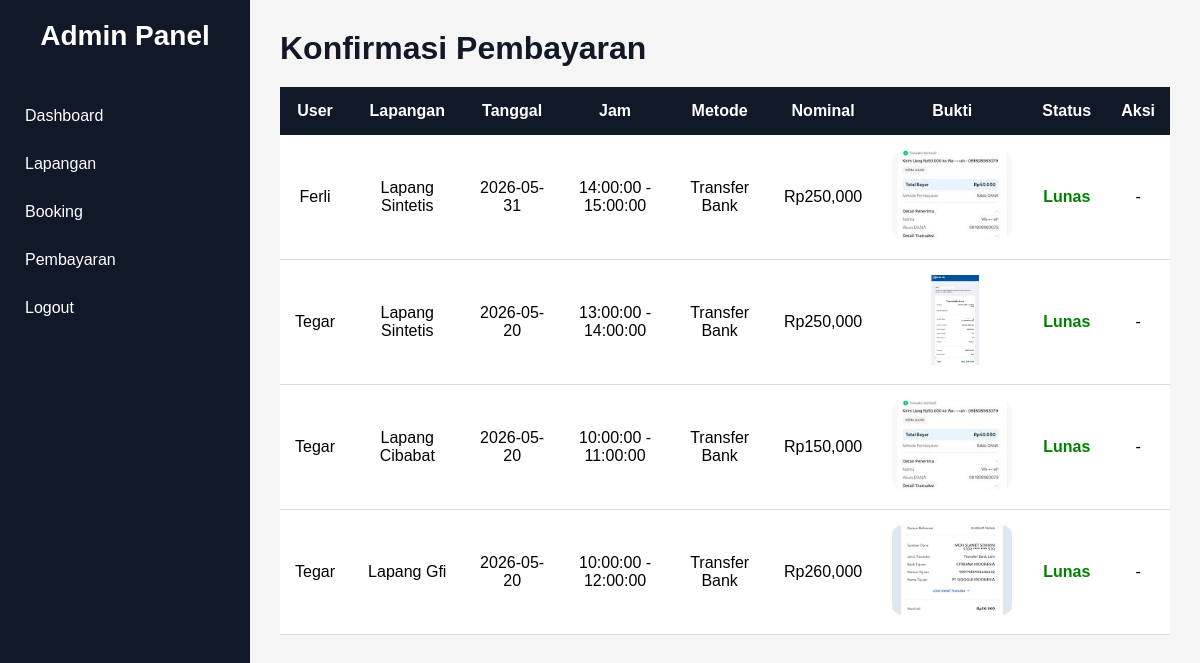
The page /PemesananLapanganFutsal/Admin/Pembayaran_admin.php (signed in) on the database its author committed.
### tables this page shows
CREATE TABLE `ttransaksi` (
  `Id_transaksi` int(11) NOT NULL,
  `Id_booking` int(11) DEFAULT NULL,
  `Metode_pembayaran` varchar(50) DEFAULT NULL,
  `Nominal` int(11) DEFAULT NULL,
  `Status_pembayaran` enum('menunggu','lunas','ditolak') DEFAULT 'menunggu',
  `Bukti_pembayaran` varchar(255) NOT NULL,
  `Tanggal` datetime DEFAULT current_timestamp()
);

CREATE TABLE `tbooking` (
  `Id_booking` int(11) NOT NULL,
  `Username` varchar(100) NOT NULL,
  `Id_lapang` int(11) NOT NULL,
  `Tanggal` date NOT NULL,
  `Jam_mulai` time NOT NULL,
  `Jam_selesai` time NOT NULL,
  `Status` varchar(50) NOT NULL
);

CREATE TABLE `tlapang` (
  `Id_lapang` int(11) NOT NULL,
  `Nama_lapangan` varchar(100) NOT NULL,
  `Harga` int(11) NOT NULL,
  `Deskripsi` text NOT NULL,
  `Gambar` varchar(255) DEFAULT NULL
);

### PemesananLapanganFutsal/Admin/Pembayaran_admin.php (the view, shortened to what this page needs)
<?php
require_once("../config/koneksi.php");
$query = "SELECT
ttransaksi.*,
tbooking.Username,
tbooking.Tanggal,
tbooking.Jam_mulai,
tbooking.Jam_selesai,
tlapang.Nama_lapangan
FROM ttransaksi
INNER JOIN tbooking
ON ttransaksi.Id_booking =
tbooking.Id_booking
INNER JOIN tlapang
ON tbooking.Id_lapang =
tlapang.Id_lapang
ORDER BY Id_transaksi DESC";
$result = mysqli_query($koneksi, $query);
?>
<!DOCTYPE html>
<html>
<head>
    <link rel="stylesheet" href="../asset/css/admin.css">
</head>
<body>
    <?php include "Layout_admin.php"; ?>
    <h1>Konfirmasi Pembayaran</h1>
    <div class="table-container">
        <table class="table-lapangan">
            <tr>
                <th>User</th>
                <th>Lapangan</th>
                <th>Tanggal</th>
                <th>Jam</th>
                <th>Metode</th>
                <th>Nominal</th>
                <th>Bukti</th>
                <th>Status</th>
                <th>Aksi</th>
            </tr>
            <?php while (
                $row = mysqli_fetch_assoc($result)
            ) { ?>
                <tr>
                    <td>
                        <?= $row['Username']; ?>
                    </td>
                    <td>
                        <?= $row['Nama_lapangan']; ?>
                    </td>
                    <td>
                        <?= $row['Tanggal']; ?>
                    </td>
                    <td>
                        <?= $row['Jam_mulai']; ?>
                        -
                        <?= $row['Jam_selesai']; ?>
                    </td>
                    <td>
                        <?= $row['Metode_pembayaran']; ?>
                    </td>
                    <td>
                        Rp<?= number_format($row['Nominal']); ?>
                    </td>
                    <td>
                    <a href="../asset/bukti/"<?= $row['Bukti_pembayaran']; ?>target="_blank">
                        <img src="../asset/bukti/<?=$row['Bukti_pembayaran']; ?>" width="100" height="100" style="object-fit: cover; border-radius:10px;">
                    </a>
                    </td>
                    <td>
                        <?php
                        if (
                            $row['Status_pembayaran']
                            == 'menunggu'
                        ) {
                            echo "<span class='status status-menunggu'>
            Menunggu
            </span>";
                        } elseif (
                            $row['Status_pembayaran']
                            == 'lunas'
                        ) {
                            echo "<span class='status status-disetujui'>
            Lunas
            </span>";
                        } else {
                            echo "<span class='status status-ditolak'>
            Ditolak
            </span>";
                        }
                        ?>
                    </td>
                    <td>
                        <?php
                        if (
                            $row['Status_pembayaran']
                            == 'menunggu'
                        ) {
                            ?>
                            <a href="Action/Approve_pembayaran.php?id=
    <?= $row['Id_transaksi']; ?>">
                                Approve
                            </a>
                            |
                            <a href="Action/Disapprove_pembayaran.php?id=
    <?= $row['Id_transaksi']; ?>">
                                Tolak
                            </a>
                        <?php } else { ?>
                            -
                        <?php } ?>
                    </td>
                </tr>
            <?php } ?>
        </table>
    </div>
    <?php include "Footer_admin.php"; ?>
</body>
</html>

### PemesananLapanganFutsal/Admin/Layout_admin.php (shortened to what this page needs)
<!DOCTYPE html>
<html>
<head>
    <link rel="stylesheet" href="../asset/css/admin.css">
    <link rel="stylesheet" href="https://cdnjs.cloudflare.com/ajax/libs/font-awesome/6.5.1/css/all.min.css">
</head>
<body>
    <div class="wrapper">
        <div class="sidebar">
            <h2>Admin Panel</h2>
            <a href="Dashboard_admin.php">Dashboard</a>
            <a href="Lapangan_admin.php">Lapangan</a>
            <a href="Booking_admin.php">Booking</a>
            <a href="Pembayaran_admin.php">Pembayaran</a>
            <a href="../logout.php" onclick="return confirm('Yakin logout?')">
                Logout
            </a>
        </div>
        <div class="main-content">

### PemesananLapanganFutsal/Admin/Footer_admin.php (shortened to what this page needs)
    </div>
</div>
</body>
</html>

### PemesananLapanganFutsal/asset/css/admin.css (style rules this page uses)
:root { --primary: #ff7a00; --dark: #111827; --dark2: #1f2937; --light: #f5f5f5; --white: #ffffff; }
* { margin: 0; padding: 0; box-sizing: border-box; font-family: Arial, sans-serif; }
body { background: var(--light); }
.sidebar { width: 250px; height: 100vh; background: var(--dark); position: fixed; left: 0; top: 0; padding-top: 20px; overflow-y: auto; }
.sidebar h2 { color: var(--white); text-align: center; margin-bottom: 40px; font-size: 28px; }
.sidebar a { display: block; color: white; text-decoration: none; padding: 15px 25px; transition: 0.3s; }
.main-content { margin-left: 250px; padding: 30px; width: calc(100% - 250px); }
h1 { margin-bottom: 20px; color: var(--dark); }
table { width: 100%; border-collapse: collapse; background: white; margin-top: 20px; }
table th { background: var(--dark); color: white; padding: 15px; text-align: center; }
table td { padding: 15px; border-bottom: 1px solid #ddd; text-align: center; vertical-align: middle; }
table img { width: 120px; height: 90px; object-fit: cover; border-radius: 10px; }
.status-disetujui { color: green; font-weight: bold; }

### rows shown on the page
ttransaksi: Id_booking.Username "Ferli", tlapang.Nama_lapangan "Lapang Sintetis", Id_booking.Tanggal "2026-05-31", Id_booking.Jam_mulai "14:00:00", Id_booking.Jam_selesai "15:00:00", Metode_pembayaran "Transfer Bank", Nominal "250,000", Bukti_pembayaran (picture), Status_pembayaran "Lunas"
ttransaksi: Id_booking.Username "Tegar", tlapang.Nama_lapangan "Lapang Sintetis", Id_booking.Tanggal "2026-05-20", Id_booking.Jam_mulai "13:00:00", Id_booking.Jam_selesai "14:00:00", Metode_pembayaran "Transfer Bank", Nominal "250,000", Bukti_pembayaran (picture), Status_pembayaran "Lunas"
ttransaksi: Id_booking.Username "Tegar", tlapang.Nama_lapangan "Lapang Cibabat", Id_booking.Tanggal "2026-05-20", Id_booking.Jam_mulai "10:00:00", Id_booking.Jam_selesai "11:00:00", Metode_pembayaran "Transfer Bank", Nominal "150,000", Bukti_pembayaran (picture), Status_pembayaran "Lunas"
ttransaksi: Id_booking.Username "Tegar", tlapang.Nama_lapangan "Lapang Gfi", Id_booking.Tanggal "2026-05-20", Id_booking.Jam_mulai "10:00:00", Id_booking.Jam_selesai "12:00:00", Metode_pembayaran "Transfer Bank", Nominal "260,000", Bukti_pembayaran (picture), Status_pembayaran "Lunas"
